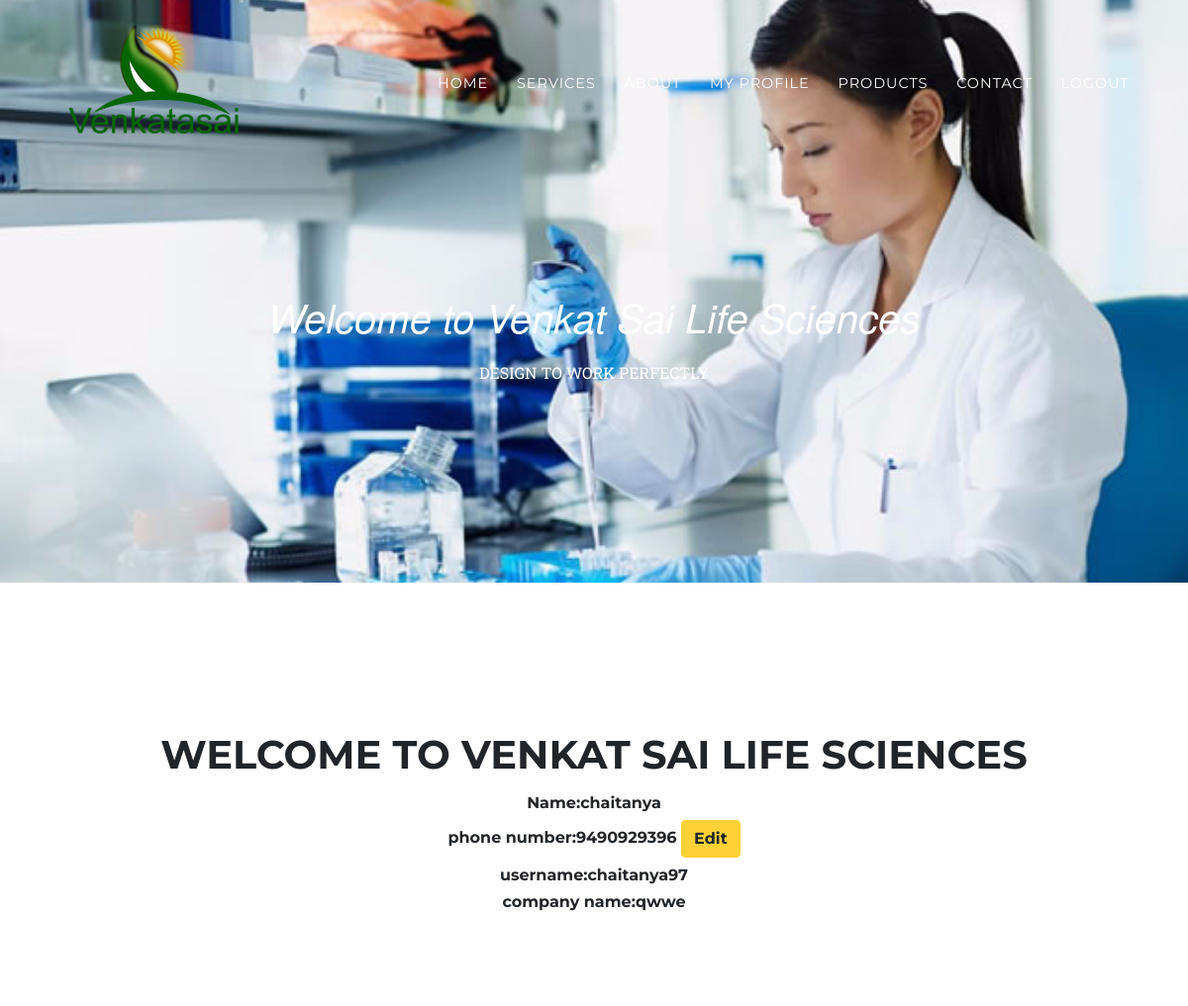
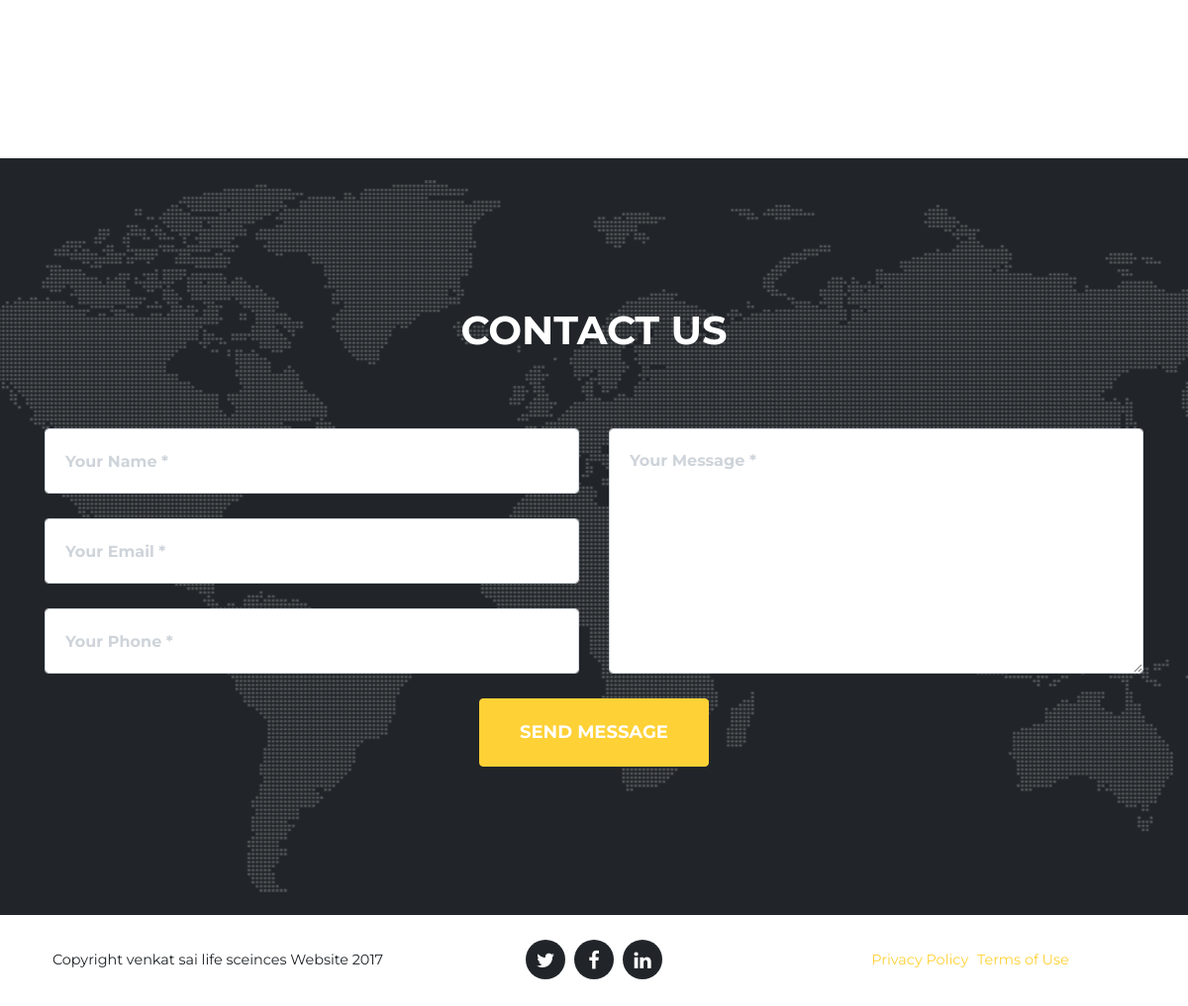
The app's page /website/profile.php (signed in) with its own data (2 pictures, top to bottom).
### tables this page shows
CREATE TABLE `registration` (
  `id` int(11) NOT NULL,
  `name` varchar(128) NOT NULL,
  `email_id` varchar(128) NOT NULL,
  `username` varchar(128) NOT NULL,
  `password` varchar(128) NOT NULL,
  `confirm_password` varchar(128) NOT NULL,
  `companyname` varchar(100) NOT NULL,
  `phonenumber` bigint(10) NOT NULL,
  `token` varchar(255) DEFAULT NULL
);

### website/profile.php (the view, shortened to what this page needs)
<?php
   if(isset($_SESSION['user']))
   {
      $usermail = $_SESSION['user'];
   }
   else
   {
    $usermail =" ";
    header("Location:index.php");
   }
?>
<!DOCTYPE html>
<html lang="en">
  <head>
    <link href="vendor/bootstrap/css/bootstrap.min.css" rel="stylesheet">
    <link href="vendor/font-awesome/css/font-awesome.min.css" rel="stylesheet" type="text/css">
    <link href="css/agency.min.css" rel="stylesheet">
  </head>
  <body id="page-top">
    <nav class="navbar navbar-expand-lg navbar-dark fixed-top" id="mainNav">
      <div class="container">
        <img src="./img/logos/logo.png" alt="" width="198" height="120">
        <div class="collapse navbar-collapse" id="navbarResponsive">
          <ul class="navbar-nav text-uppercase ml-auto">
            <li class="nav-item">
              <a class="nav-link js-scroll-trigger" href="home1.php">home</a>
            </li>
            <li class="nav-item">
              <a class="nav-link js-scroll-trigger" href="services1.php">services</a>
            </li>
            <li class="nav-item">
              <a class="nav-link js-scroll-trigger" href="about1.php">About</a>
            </li>
            <li class="nav-item">
              <a class="nav-link js-scroll-trigger" href="profile.php">My profile</a>
            </li>
            <li class="nav-item">
              <a class="nav-link js-scroll-trigger" href="products.php">products</a>
            </li>
            <li class="nav-item">
              <a class="nav-link js-scroll-trigger" href="#contact">Contact</a>
            </li>
			<li class="nav-item">
			<a class="nav-link js-scroll-trigger"  href="logout.php"> logout </a>
          </ul>
        </div>
      </div>
    </nav>
        <header class="masthead">
            <div class="container">
                <div class="intro-text">
                    <div class="intro-lead-in">Welcome to Venkat Sai Life Sciences</div>
                    <div class="text-uppercase">Design to work perfectly</div>
                </div>
            </div>
        </header>
    <section id="services">
      <div class="container">
        <div class="row">
          <div class="col-lg-12 text-center">
            <h2 class="section-heading text-uppercase">Welcome to Venkat Sai Life Sciences</h2>
            <?php
               include 'db.php';
               $sql ="SELECT * from registration where email_id ='$usermail' ";
               $result = mysqli_query($conn,$sql);
               $count = mysqli_num_rows($result);
               if($count == 1)
               {
                  while($row = mysqli_fetch_array($result))
               {
            ?>
            <display>
                <h6><placeholder> Name:<?php echo $row['name'] ?> </placeholder></h6>
                <h6>  phone number:<?php echo $row['phonenumber'] ?>
                  <span>
                    <a type="button" class="btn btn-primary" data-toggle="modal" data-target="#exampleModal">Edit
                    </a>
                  </span>
                </h6>
                <h6> <placeholder> username:<?php echo $row['username'] ?> </placeholder></h6>
                <h6>company name:<?php echo $row['companyname'] ?>
                 </h6>
            </display>
            <?php
          }
        }
        ?>
            </div>
        </div>
</div>
    </section>
    <section class="py-5">
      <div class="container">
        <div class="row">
          <div class="col-md-3 col-sm-6">
          </div>
          <div class="col-md-3 col-sm-6">
          </div>
          <div class="col-md-3 col-sm-6">
          </div>
          <div class="col-md-3 col-sm-6">
          </div>
        </div>
      </div>
    </section>
    <section id="contact">
      <div class="container">
        <div class="row">
          <div class="col-lg-12 text-center">
            <h2 class="section-heading text-uppercase">Contact Us</h2>
          </div>
        </div>
        <div class="row">
          <div class="col-lg-12">
            <form id="contactForm" name="sentMessage" novalidate>
              <div class="row">
                <div class="col-md-6">
                  <div class="form-group">
                    <input class="form-control" id="name" type="text" placeholder="Your Name *" required data-validation-required-message="Please enter your name.">
                  </div>
                  <div class="form-group">
                    <input class="form-control" id="email" type="email" placeholder="Your Email *" required data-validation-required-message="Please enter your email address.">
                  </div>
                  <div class="form-group">
                    <input class="form-control" id="phone" type="tel" placeholder="Your Phone *" required data-validation-required-message="Please enter your phone number.">
                  </div>
                </div>
                <div class="col-md-6">
                  <div class="form-group">
                    <textarea class="form-control" id="message" placeholder="Your Message *" required data-validation-required-message="Please enter a message."></textarea>
                  </div>
                </div>
                <div class="col-lg-12 text-center">
                  <button id="sendMessageButton" class="btn btn-primary btn-xl text-uppercase" type="submit">Send Message</button>
                </div>
              </div>
            </form>
          </div>
        </div>
      </div>
    </section>
    <footer>
      <div class="container">
        <div class="row">
          <div class="col-md-4">
            <span class="copyright">Copyright  venkat sai life sceinces Website 2017</span>
          </div>
          <div class="col-md-4">
            <ul class="list-inline social-buttons">
              <li class="list-inline-item">
                <a href="#">
                  <i class="fa fa-twitter"></i>
                </a>
              </li>
              <li class="list-inline-item">
                <a href="#">
                  <i class="fa fa-facebook"></i>
                </a>
              </li>
              <li class="list-inline-item">
                <a href="#">
                  <i class="fa fa-linkedin"></i>
                </a>
              </li>
            </ul>
          </div>
          <div class="col-md-4">
            <ul class="list-inline quicklinks">
              <li class="list-inline-item">
                <a href="#">Privacy Policy</a>
              </li>
              <li class="list-inline-item">
                <a href="#">Terms of Use</a>
              </li>
            </ul>
          </div>
        </div>
      </div>
    </footer>
  </body>
</html>

### records on screen
registration: name "chaitanya", phonenumber "9490929396", username "chaitanya97", companyname "qwwe"
